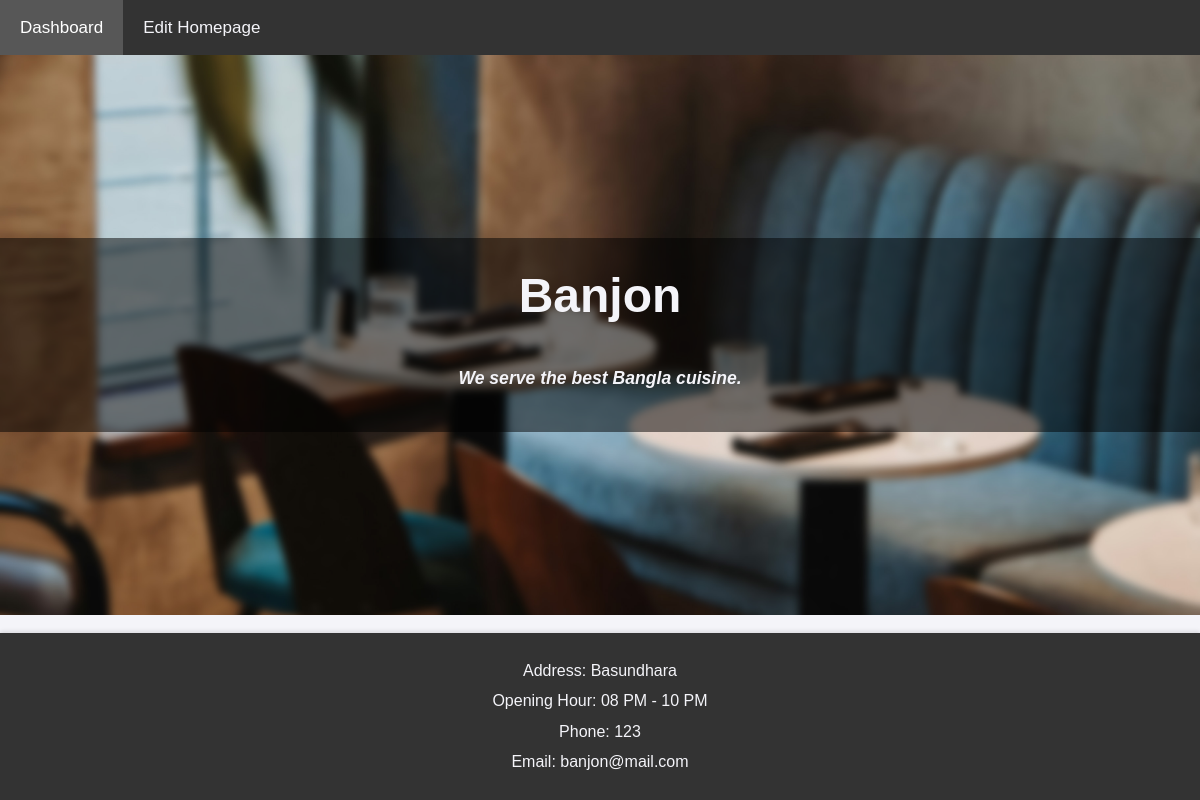
/home/home.php (signed in), run on the app's committed database.
### tables this page shows
CREATE TABLE `restaurant` (
  `Restaurant_ID` int(10) NOT NULL,
  `Name` varchar(32) DEFAULT NULL,
  `Address` varchar(100) DEFAULT NULL,
  `Phone` int(11) DEFAULT NULL,
  `Email` varchar(25) DEFAULT NULL,
  `password` varchar(20) NOT NULL,
  `Cuisine_Type` varchar(20) DEFAULT NULL,
  `Opening_Hour` varchar(15) DEFAULT NULL
);

### home/home.php (the view, shortened to what this page needs)
<!DOCTYPE html>
<html lang="en">
<head>
    <link rel="stylesheet" href="home.css">
    <link rel="stylesheet" href="https://cdnjs.cloudflare.com/ajax/libs/font-awesome/4.6.3/css/font-awesome.min.css">
</head>
<body>
<?php
include('../admin/db.php');
$restaurant_id = $_SESSION['Restaurant_ID'];
$query = $conn->prepare("SELECT Name, Address, Phone, Email, Cuisine_Type, Opening_Hour FROM restaurant WHERE Restaurant_ID=?");
$query->bind_param("i", $restaurant_id);
$query->execute();
$query->bind_result($name, $address, $phone, $email, $cuisine_type, $opening_hour);
?>
<nav class="w3-bar w3-black">
    <a href="http://localhost/dbdine/Restaurant/r_dashboard/r_dashboard.php" class="w3-button w3-bar-item">Dashboard</a>
    <a href="http://localhost/dbdine/home/edit.php" class="w3-button w3-bar-item">Edit Homepage</a>
</nav>
<div class="bg">
    <div class="content">
        <h1><?php echo htmlspecialchars($name); ?>
        <h5><p class="w3-opacity"><i>We serve the best <?php echo htmlspecialchars($cuisine_type); ?> cuisine.</i></p>
        </h5>
    </h1>
        </div>
</div>
<footer class="footer">
    <p>Address: <?php echo htmlspecialchars($address); ?></p>
    <p>Opening Hour: <?php echo htmlspecialchars($opening_hour); ?></p>
    <p>Phone: <?php echo htmlspecialchars($phone); ?></p>
    <p>Email: <?php echo htmlspecialchars($email); ?></p>
</footer>
</body>
</html>

### home/home.css (style rules this page uses)
body, h1, h2, p, nav, footer { margin: 0; padding: 0; font-family: 'Arial', sans-serif; }
body { background-color: #f4f4f9; color: #333; line-height: 1.6; }
nav.w3-bar { background-color: #333; overflow: hidden; box-shadow: 0 2px 4px rgba(0, 0, 0, 0.1); }
nav.w3-bar a { float: left; display: block; color: #f4f4f9; text-align: center; padding: 14px 20px; text-decoration: none; font-size: 17px; }
.bg { background: url('3.jpg') no-repeat center center/cover; height: 70vh; position: relative; display: flex; justify-content: center; align-items: center; }
.content { background: rgba(0, 0, 0, 0.5); padding: 20px; width: 100%; text-align: center; border-radius: 0px; }
.content h1 { color: #f4f4f9; font-size: 3em; }
.content h5 { color: #f4f4f9; font-size: 1.1em; margin-bottom: 20px; }
.footer { background-color: #333; color: #f4f4f9; text-align: center; padding: 20px 0; position: absolute; width: 100%; bottom: 0; box-shadow: 0 -2px 4px rgba(0, 0, 0, 0.1); }
.footer p { margin: 5px 0; font-size: 1em; }

### data on the page
restaurant: Name "Banjon", Cuisine_Type "Bangla", Address "Basundhara", Opening_Hour "08 PM - 10 PM", Phone "123", Email "banjon@mail.com"
